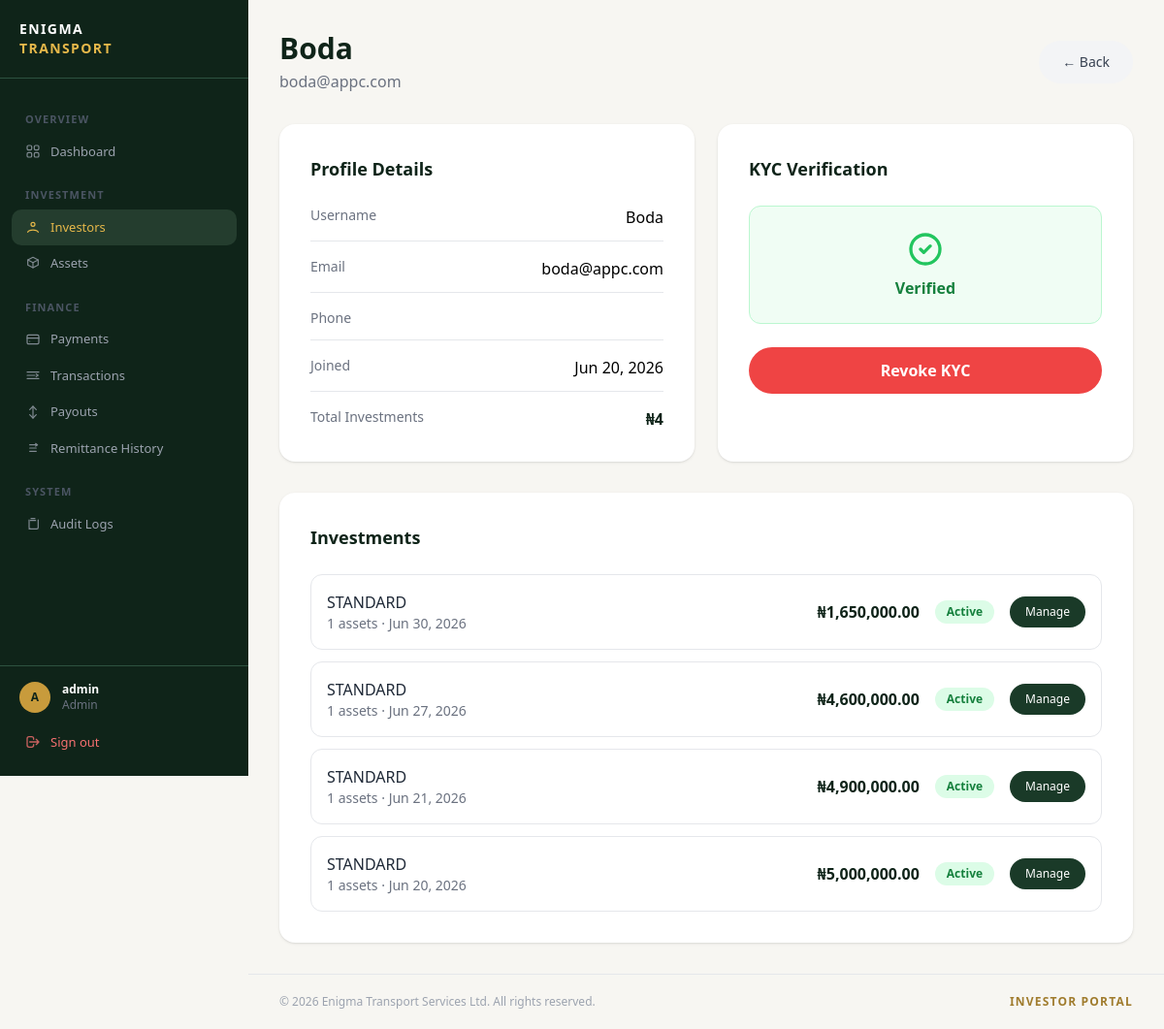
The page /investors/manage/22/ (signed in) on the database its author committed.
### accounts/models.py (models this page shows, shortened)
class User(AbstractUser):
    ROLE_CHOICES = (
        ('admin', 'Admin'),
        ('investor', 'Investor'),
    )
    role = models.CharField(max_length=20, choices=ROLE_CHOICES, default='investor')
    email = models.EmailField(unique=True)  # ← add this
    created_at = models.DateTimeField(auto_now_add=True)

### investors/models.py (models this page shows, shortened)
class InvestorProfile(models.Model):
    user = models.OneToOneField(
        settings.AUTH_USER_MODEL, on_delete=models.CASCADE
    )
    phone_number = models.CharField(max_length=20, blank=True, default='')
    bank_name = models.CharField(max_length=100, blank=True, default='')
    account_number = models.CharField(max_length=20, blank=True, default='')
    account_name = models.CharField(max_length=200, blank=True, default='')
    kyc_verified = models.BooleanField(default=False)
    created_at = models.DateTimeField(auto_now_add=True)

### investments/models.py (models this page shows, shortened)
class Investment(models.Model):
    STATUS_CHOICES = (
        ('pending', 'Pending'),
        ('awaiting_payment', 'Awaiting Payment'),
        ('active', 'Active'),
        ('completed', 'Completed'),
        ('cancelled', 'Cancelled'),
    )
    FREQUENCY_CHOICES = (
        ('weekly', 'Weekly'),
        ('monthly', 'Monthly'),
    )
    investor = models.ForeignKey(
        InvestorProfile,
        on_delete=models.CASCADE,
        related_name='investments'
    )
    tier = models.ForeignKey(
        InvestmentTier,
        on_delete=models.PROTECT
    )
    number_of_assets = models.PositiveIntegerField(default=0)
    investment_amount = models.DecimalField(
        max_digits=15, decimal_places=2, default=0
    )
    status = models.CharField(
        max_length=20, choices=STATUS_CHOICES, default='pending'
    )
    payout_frequency = models.CharField(
        max_length=20, choices=FREQUENCY_CHOICES, default='monthly'
    )
    duration_weeks = models.PositiveIntegerField(null=True, blank=True)
    duration_months = models.PositiveIntegerField(null=True, blank=True)
    start_date = models.DateField(null=True, blank=True)
    end_date = models.DateField(null=True, blank=True)
    service_charge = models.DecimalField(max_digits=15, decimal_places=2, default=0)
    management_fee = models.DecimalField(max_digits=15, decimal_places=2, default=0)
    asset_type = models.CharField(max_length=100, blank=True)
    quantity = models.PositiveIntegerField(default=1)
    created_at = models.DateTimeField(auto_now_add=True)

class InvestmentTier(models.Model):
    name = models.CharField(max_length=100)
    minimum_assets = models.PositiveIntegerField()
    maximum_assets = models.PositiveIntegerField()
    minimum_investment = models.DecimalField(max_digits=15, decimal_places=2)
    return_rate = models.DecimalField(max_digits=5, decimal_places=2)
    active = models.BooleanField(default=True)
    created_at = models.DateTimeField(auto_now_add=True)

### investors/views.py (the view)
# urls.py: path('manage/<int:pk>/', views.admin_investor_detail_view, name='admin_investor_detail'),
@admin_required
def admin_investor_detail_view(request, pk):
    investor = get_object_or_404(InvestorProfile, pk=pk)
    investments = investor.investments.all().order_by('-created_at')
    return render(request, 'investors/admin/investor_detail.html', {
        'investor': investor,
        'investments': investments,
    })

### templates/investors/admin/investor_detail.html (shortened to what this page needs)
{% extends 'base.html' %}
{% load humanize %}
{% block dashboard_content %}
<div class="mb-8 flex justify-between items-center">
    <div>
        <h1 class="text-3xl font-bold text-[#0f2419]">{{ investor.user.username }}</h1>
        <p class="text-gray-500 mt-1">{{ investor.user.email }}</p>
    </div>
    <a href="javascript:void(0)" onclick="history.back()"
        class="bg-gray-100 text-gray-700 px-6 py-3 rounded-full font-medium hover:bg-gray-200 transition text-sm">
        &larr; Back
    </a>
</div>
<div class="grid grid-cols-1 md:grid-cols-2 gap-6 mb-8">
    <div class="bg-white rounded-2xl shadow p-8">
        <h2 class="text-lg font-bold text-[#0f2419] mb-6">Profile Details</h2>
        <div class="space-y-4">
            <div class="flex justify-between border-b pb-3">
                <span class="text-sm text-gray-500">Username</span>
                <span class="font-medium">{{ investor.user.username }}</span>
            </div>
            <div class="flex justify-between border-b pb-3">
                <span class="text-sm text-gray-500">Email</span>
                <span class="font-medium">{{ investor.user.email }}</span>
            </div>
            <div class="flex justify-between border-b pb-3">
                <span class="text-sm text-gray-500">Phone</span>
            </div>
            <div class="flex justify-between border-b pb-3">
                <span class="text-sm text-gray-500">Joined</span>
                <span class="font-medium">{{ investor.created_at|date:"M d, Y" }}</span>
            </div>
            <div class="flex justify-between">
                <span class="text-sm text-gray-500">Total Investments</span>
                <span class="font-bold text-[#0f2419]">&#8358;{{ investor.investments.count }}</span>
            </div>
        </div>
    </div>
    <div class="bg-white rounded-2xl shadow p-8">
        <h2 class="text-lg font-bold text-[#0f2419] mb-6">KYC Verification</h2>
        {% if investor.kyc_verified %}
        <div class="bg-green-50 border border-green-200 rounded-xl p-6 text-center mb-6">
            <svg class="w-10 h-10 text-green-500 mx-auto mb-2" fill="none" stroke="currentColor" viewBox="0 0 24 24">
                <path stroke-linecap="round" stroke-linejoin="round" stroke-width="2"
                    d="M9 12l2 2 4-4m6 2a9 9 0 11-18 0 9 9 0 0118 0z"/>
            </svg>
            <p class="text-green-700 font-semibold">Verified</p>
        </div>
        <form method="POST" action="{% url 'admin_kyc_revoke' investor.pk %}">
            <button type="submit"
                class="w-full bg-red-500 text-white py-3 rounded-full font-semibold hover:bg-red-600 transition">
                Revoke KYC
            </button>
        </form>
        {% endif %}
    </div>
</div>
<div class="bg-white rounded-2xl shadow p-8">
    <h2 class="text-lg font-bold text-[#0f2419] mb-6">Investments</h2>
    {% if investments %}
    <div class="space-y-3">
        {% for investment in investments %}
        <div class="flex justify-between items-center border rounded-xl p-4">
            <div>
                <p class="font-medium text-gray-800">{{ investment.tier.name }}</p>
                <p class="text-sm text-gray-500">{{ investment.number_of_assets }} assets · {{ investment.created_at|date:"M d, Y" }}</p>
            </div>
            <div class="flex gap-4 items-center">
                <p class="font-bold text-[#0f2419]">&#8358;{{ investment.investment_amount|floatformat:2|intcomma }}</p>
                <span class="text-xs font-semibold px-3 py-1 rounded-full
                    {% if investment.status == 'active' %}bg-green-100 text-green-700
                    {% elif investment.status == 'pending' %}bg-yellow-100 text-yellow-700
                    {% elif investment.status == 'completed' %}bg-blue-100 text-blue-700
                    {% else %}bg-red-100 text-red-700{% endif %}">
                    {{ investment.get_status_display }}
                </span>
                <a href="{% url 'manage_investment' investment.pk %}"
                    class="bg-[#1a3a28] text-white px-4 py-2 rounded-full text-xs hover:bg-[#0f2419] transition">
                    Manage
                </a>
            </div>
        </div>
        {% endfor %}
    </div>
    {% else %}
    <p class="text-gray-400 text-sm text-center py-6">No investments yet.</p>
    {% endif %}
</div>
{% endblock %}

### templates/base.html (shortened to what this page needs)
<!DOCTYPE html>
<html lang="en">
<head>
    <script src="https://cdn.tailwindcss.com"></script>
</head>
<body class="bg-surface font-sans">
{% if user.is_authenticated %}
<aside id="sidebar">
    <div class="px-5 py-5 border-b border-forest-muted flex items-center justify-between shrink-0">
        <a href="/" class="flex flex-col leading-tight">
            <span class="text-white font-bold text-sm tracking-widest uppercase">Enigma</span>
            <span class="text-gold-light font-bold text-sm tracking-widest uppercase">Transport</span>
        </a>
    </div>
    <nav class="flex-1 px-3 py-4 overflow-y-auto min-h-0">
        {% if user.role == 'admin' %}
        <span class="nav-section">OVERVIEW</span>
        <a href="{% url 'admin_dashboard' %}" class="nav-item {% if request.resolver_match.url_name == 'admin_dashboard' %}active{% endif %}">
            Dashboard
        </a>
        <span class="nav-section">INVESTMENT</span>
        <a href="{% url 'admin_investor_list' %}" class="nav-item {% if 'investor' in request.resolver_match.url_name %}active{% endif %}">
            <svg xmlns="http://www.w3.org/2000/svg"
                 viewBox="0 0 24 24"
                 fill="none"
                 stroke="currentColor"
                 stroke-width="1.8"
                 stroke-linecap="round"
                 stroke-linejoin="round"
                 class="w-6 h-6">
              <circle cx="12" cy="8" r="3"/>
              <path d="M4 20c1.8-4.5 14.2-4.5 16 0"/>
            </svg>
            Investors
        </a>
        <a href="{% url 'admin_asset_list' %}" class="nav-item {% if 'asset' in request.resolver_match.url_name %}active{% endif %}">
            <svg xmlns="http://www.w3.org/2000/svg"
                 viewBox="0 0 24 24"
                 fill="none"
                 stroke="currentColor"
                 stroke-width="1.8"
                 stroke-linecap="round"
                 stroke-linejoin="round"
                 class="w-6 h-6">
              <path d="M12 2l8 4-8 4-8-4 8-4z"/>
              <path d="M4 6v8l8 4 8-4V6"/>
              <path d="M12 10v8"/>
            </svg>
            Assets
        </a>
        <span class="nav-section">FINANCE</span>
        <a href="{% url 'central_payment' %}" class="nav-item {% if 'payment' in request.resolver_match.url_name %}active{% endif %}">
            <svg xmlns="http://www.w3.org/2000/svg"
                 viewBox="0 0 24 24"
                 fill="none"
                 stroke="currentColor"
                 stroke-width="1.8"
                 stroke-linecap="round"
                 stroke-linejoin="round"
                 class="w-6 h-6">
              <rect x="3" y="5" width="18" height="14" rx="2"/>
              <path d="M3 10h18"/>
              <path d="M7 15h.01"/>
            </svg>
            Payments
        </a>
        <a href="{% url 'admin_transaction_list' %}" class="nav-item {% if 'transaction' in request.resolver_match.url_name %}active{% endif %}">
            <svg xmlns="http://www.w3.org/2000/svg"
                 viewBox="0 0 24 24"
                 fill="none"
                 stroke="currentColor"
                 stroke-width="1.8"
                 stroke-linecap="round"
                 stroke-linejoin="round"
                 class="w-6 h-6">
              <path d="M3 7h18"/>
              <path d="M3 12h12"/>
              <path d="M3 17h18"/>
              <path d="M17 10l3 2-3 2"/>
            </svg>
            Transactions
        </a>
        <a href="{% url 'admin_payout_list' %}" class="nav-item {% if 'payout' in request.resolver_match.url_name %}active{% endif %}">
            <svg xmlns="http://www.w3.org/2000/svg"
                 viewBox="0 0 24 24"
                 fill="none"
                 stroke="currentColor"
                 stroke-width="1.8"
                 stroke-linecap="round"
                 stroke-linejoin="round"
                 class="w-6 h-6">
              <path d="M12 3v18"/>
              <path d="M7 8l5-5 5 5"/>
              <path d="M7 16l5 5 5-5"/>
            </svg>
            Payouts
        </a>
        <a href="{% url 'remittance_list' %}" class="nav-item {% if 'remittance' in request.resolver_match.url_name %}active{% endif %}">
            <svg xmlns="http://www.w3.org/2000/svg"
                 viewBox="0 0 24 24"
                 fill="none"
                 stroke="currentColor"
                 stroke-width="1.8"
                 stroke-linecap="round"
                 stroke-linejoin="round"
                 class="w-6 h-6">
              <path d="M7 7h10"/>
              <path d="M7 12h10"/>
              <path d="M7 17h10"/>
              <path d="M16 5l3 2-3 2"/>
            </svg>
            Remittance History
        </a>
        <span class="nav-section">SYSTEM</span>
        <a href="{% url 'admin_auditlog_list' %}" class="nav-item {% if 'auditlog' in request.resolver_match.url_name %}active{% endif %}">
            <svg xmlns="http://www.w3.org/2000/svg"
                 viewBox="0 0 24 24"
                 fill="none"
                 stroke="currentColor"
                 stroke-width="1.8"
                 stroke-linecap="round"
                 stroke-linejoin="round"
                 class="w-6 h-6">
              <path d="M9 4h6"/>
              <path d="M8 7h8"/>
              <path d="M6 20h12a2 2 0 0 0 2-2V6"/>
              <path d="M6 6v12a2 2 0 0 0 2 2"/>
            </svg>
            Audit Logs
        </a>
        {% endif %}
    </nav>
    <div class="border-t border-forest-muted px-3 py-4 shrink-0">
        <div class="flex items-center gap-3 px-2 mb-3">
            <div class="w-8 h-8 rounded-full bg-gold flex items-center justify-center text-forest-dark text-xs font-bold shrink-0">
                {{ user.username|first|upper }}
            </div>
            <div class="flex-1 min-w-0">
                <p class="text-white text-xs font-semibold truncate">{{ user.username }}</p>
                <p class="text-gray-500 text-xs capitalize">{{ user.role }}</p>
            </div>
        </div>
        <a href="{% url 'logout' %}" class="nav-item w-full text-red-400 hover:text-red-300 hover:bg-red-950/30">
            <svg fill="none" stroke="currentColor" viewBox="0 0 24 24"><path stroke-linecap="round" stroke-linejoin="round" stroke-width="2" d="M17 16l4-4m0 0l-4-4m4 4H7m6 4v1a3 3 0 01-3 3H6a3 3 0 01-3-3V7a3 3 0 013-3h4a3 3 0 013 3v1"/></svg>
            Sign out
        </a>
    </div>
</aside>
    <div id="main-content">
        <main class="flex-1 px-6 lg:px-8 py-8">{% block dashboard_content %}{% endblock %}</main>
        <footer class="px-6 lg:px-8 py-5 border-t border-gray-200">
            <div class="flex flex-col sm:flex-row justify-between items-center gap-1 text-xs text-gray-400">
                <span>&copy; 2026 Enigma Transport Services Ltd. All rights reserved.</span>
                <span class="text-gold-muted font-semibold tracking-widest uppercase text-xs">Investor Portal</span>
            </div>
        </footer>
    </div>
{% endif %}
</body>
</html>

### templates/base.html (style rules this page uses)
body { font-family: 'Inter', sans-serif; }
#sidebar { width: 256px; height: 100vh; position: fixed; top: 0; left: 0; display: flex; flex-direction: column; background: #0f2419; z-index: 40; transition: transform 0.25s ease; overflow: hidden; }
#main-content { margin-left: 256px; min-height: 100vh; display: flex; flex-direction: column; }
.nav-item { display: flex; align-items: center; gap: 10px; padding: 9px 14px; border-radius: 10px; font-size: 0.8125rem; font-weight: 500; color: #9ca3af; transition: background 0.15s, color 0.15s; text-decoration: none; }
nav { scrollbar-width: thin; scrollbar-color: #2d5240 transparent; }
.nav-item.active { background: #243d2e; color: #e6b84a; }
.nav-item svg { width: 16px; height: 16px; flex-shrink: 0; opacity: 0.8; }
.nav-item:hover svg, .nav-item.active svg { opacity: 1; }
.nav-section { font-size: 0.6875rem; font-weight: 600; letter-spacing: 0.1em; text-transform: uppercase; color: #4b5563; padding: 0 14px; margin: 18px 0 6px; display: block; }
.bg-gold { background-color: #c89b3c; }
.bg-surface { background-color: #f7f6f2; }
.text-forest-dark { color: #0f2419; }
.text-gold-light { color: #e6b84a; }
.text-gold-muted { color: #a07c2e; }
.border-forest-muted { border-color: #2d5240; }

### rows shown on the page
User: username|first "A", username "admin", role "Admin"
InvestorProfile: user.username "Boda", user.email "boda@appc.com", created_at "Jun 20, 2026", investments.count "4"
Investment: tier.name "STANDARD", number_of_assets "1", created_at "Jun 30, 2026", investment_amount "1,650,000.00", status "Active"
Investment: tier.name "STANDARD", number_of_assets "1", created_at "Jun 27, 2026", investment_amount "4,600,000.00", status "Active"
Investment: tier.name "STANDARD", number_of_assets "1", created_at "Jun 21, 2026", investment_amount "4,900,000.00", status "Active"
Investment: tier.name "STANDARD", number_of_assets "1", created_at "Jun 20, 2026", investment_amount "5,000,000.00", status "Active"
